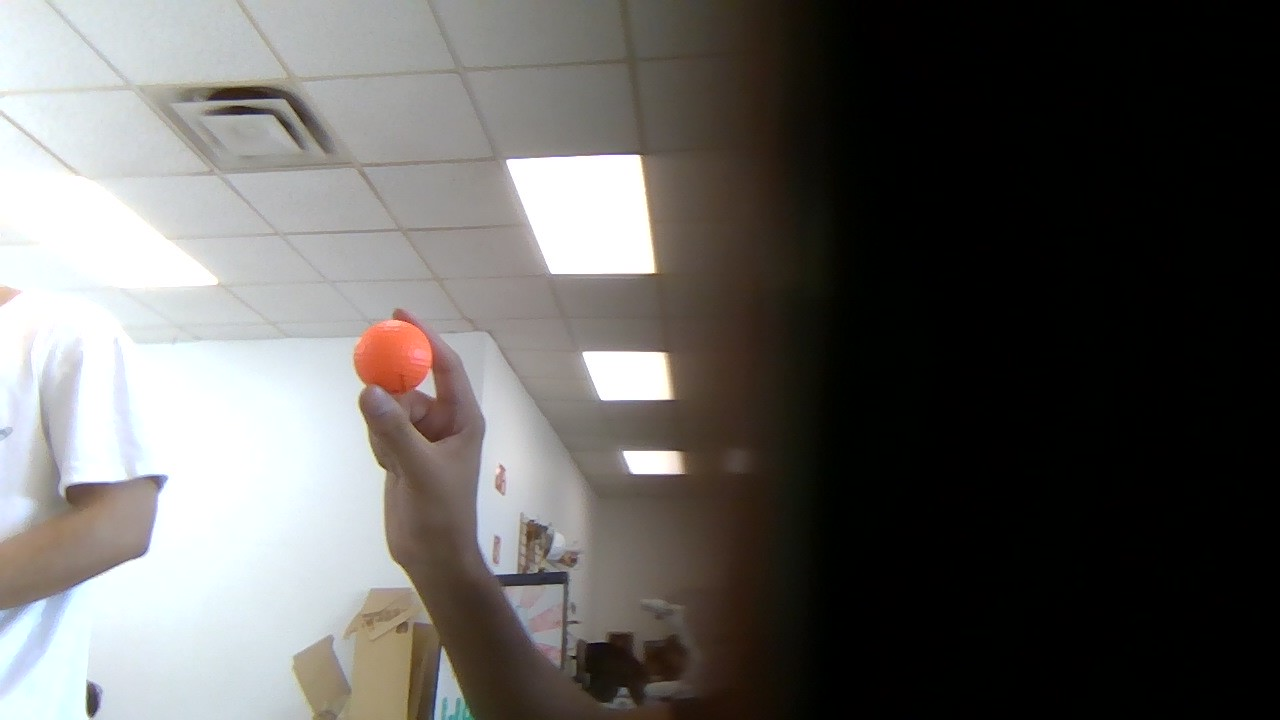
#> input picture roborregos/WIN_20251015_16_28_32_Pro.jpg, 1280 x 720 px
$ python calibration.py
#> lines starting #> are read from the running program, lines starting #| are printed output that depends on the picture; after the words box and inside, x2 and y2 are one past the last pixel; in counts of white or black regions, pixels touching at a corner belong together
import cv2
import numpy as np
import os

def nothing(x):
    pass

#
#       Cambia la imagen acá
#
image = os.path.join(os.path.dirname(__file__), 'WIN_20251015_16_28_32_Pro.jpg')
image = cv2.imread(image)
#> image is the input picture: shape (720, 1280, 3); mean B, G, R 96, 98.4, 100.3

if image is None:
    print("Error: Image not found. Check the file path.")
    exit()

# Create a window to display the trackbars
cv2.namedWindow('Trackbars')
cv2.resizeWindow('Trackbars', 600, 300)

# Create trackbars for the Lower and Upper HSV bounds
# Hue (H) has a range of 0-179 in OpenCV
cv2.createTrackbar('L - H', 'Trackbars', 0, 179, nothing)
cv2.createTrackbar('L - S', 'Trackbars', 0, 255, nothing)
cv2.createTrackbar('L - V', 'Trackbars', 0, 255, nothing)
cv2.createTrackbar('U - H', 'Trackbars', 179, 179, nothing)
cv2.createTrackbar('U - S', 'Trackbars', 255, 255, nothing)
cv2.createTrackbar('U - V', 'Trackbars', 255, 255, nothing)

# Set some initial trackbar positions (a good starting point for orange)
cv2.setTrackbarPos('L - H', 'Trackbars', 5)
cv2.setTrackbarPos('L - S', 'Trackbars', 100)
cv2.setTrackbarPos('L - V', 'Trackbars', 100)
cv2.setTrackbarPos('U - H', 'Trackbars', 20)
cv2.setTrackbarPos('U - S', 'Trackbars', 255)
cv2.setTrackbarPos('U - V', 'Trackbars', 255)

print("Adjust the trackbars to isolate the orange ball in the 'Mask' window.")
print("Press 'q' to quit and print the final HSV values.")

while True:
    # Convert the image to HSV
    hsv = cv2.cvtColor(image, cv2.COLOR_BGR2HSV)
#> hsv: shape (720, 1280, 3); mean H, S, V 39.6, 70.8, 103

    # Get the current trackbar positions
    l_h = cv2.getTrackbarPos('L - H', 'Trackbars')
    l_s = cv2.getTrackbarPos('L - S', 'Trackbars')
    l_v = cv2.getTrackbarPos('L - V', 'Trackbars')
    u_h = cv2.getTrackbarPos('U - H', 'Trackbars')
    u_s = cv2.getTrackbarPos('U - S', 'Trackbars')
    u_v = cv2.getTrackbarPos('U - V', 'Trackbars')

    # Create the lower and upper HSV range arrays
    lower_range = np.array([l_h, l_s, l_v])
    upper_range = np.array([u_h, u_s, u_v])

    # Create the mask using the current range
    mask = cv2.inRange(hsv, lower_range, upper_range)
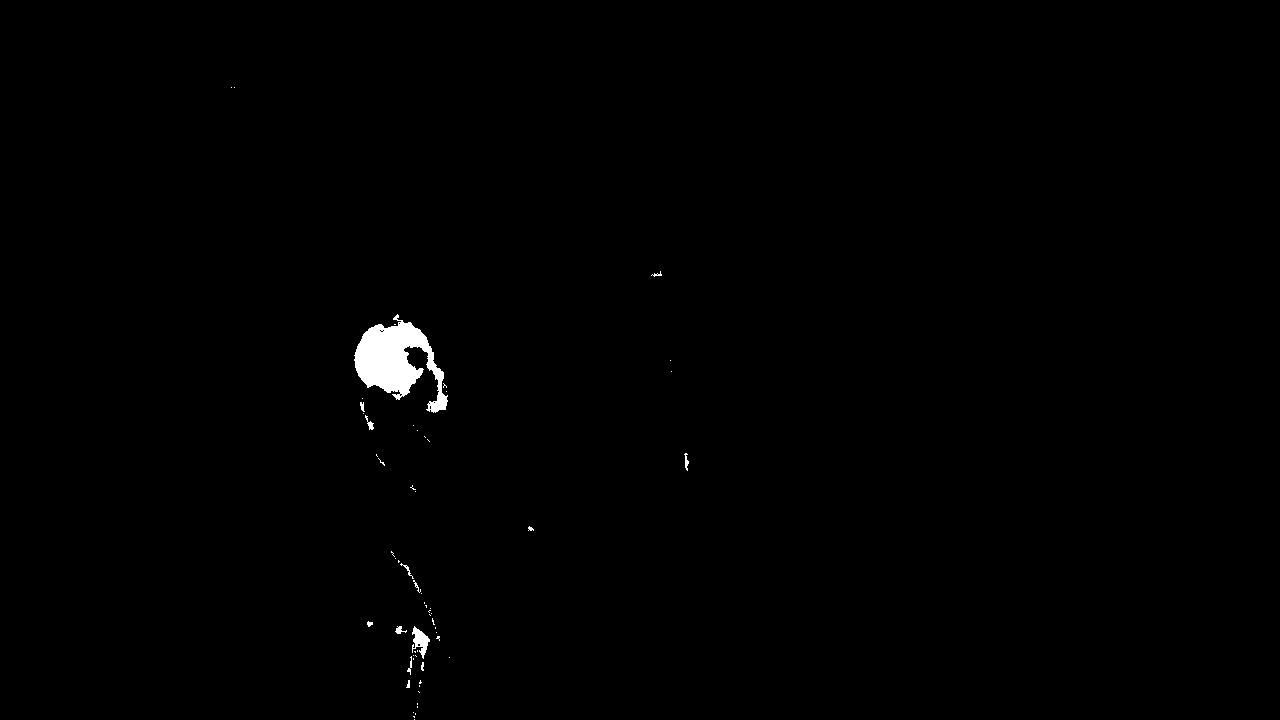
#> mask: shape (720, 1280); 0.56% white; 60 white regions (47 under 20 px), largest, box (x1, y1, x2, y2) and area: (354, 314, 448, 413) 4349, (412, 626, 430, 659) 292, (365, 415, 374, 430) 51

    # Display the original image and the mask
    cv2.imshow('Original Image', image)
    cv2.imshow('Mask', mask)

    # Exit the loop if 'q' is pressed
    key = cv2.waitKey(1) & 0xFF
#> (key q is pressed here)
    if key == ord('q'):
        break

# When the loop is exited, print the final HSV values
print("\n--- Calibration Complete ---")
print(f"np.array([{l_h}, {l_s}, {l_v}])")
print(f"np.array([{u_h}, {u_s}, {u_v}])")
print("----------------------------")

cv2.destroyAllWindows()
